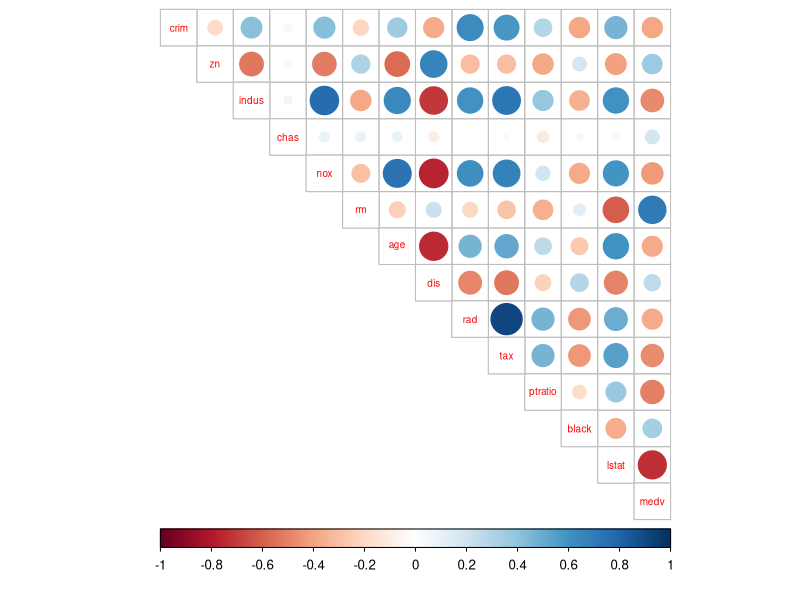
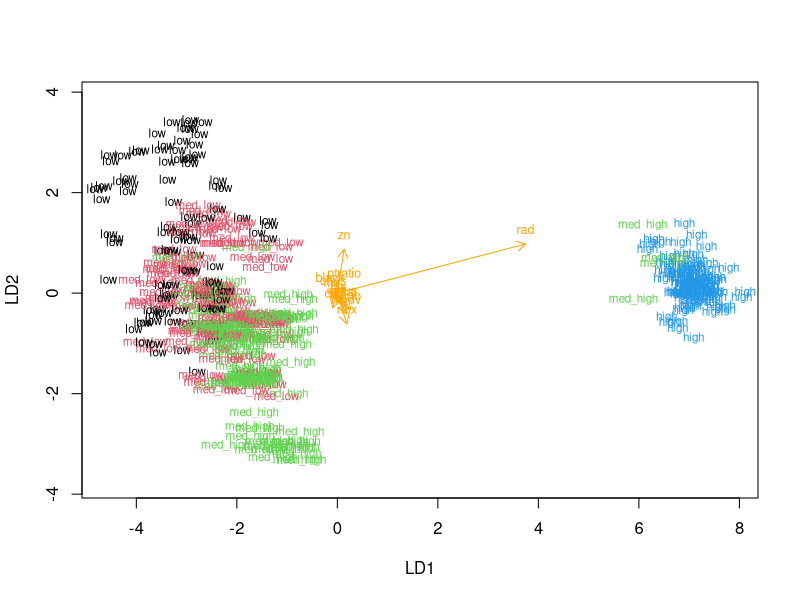
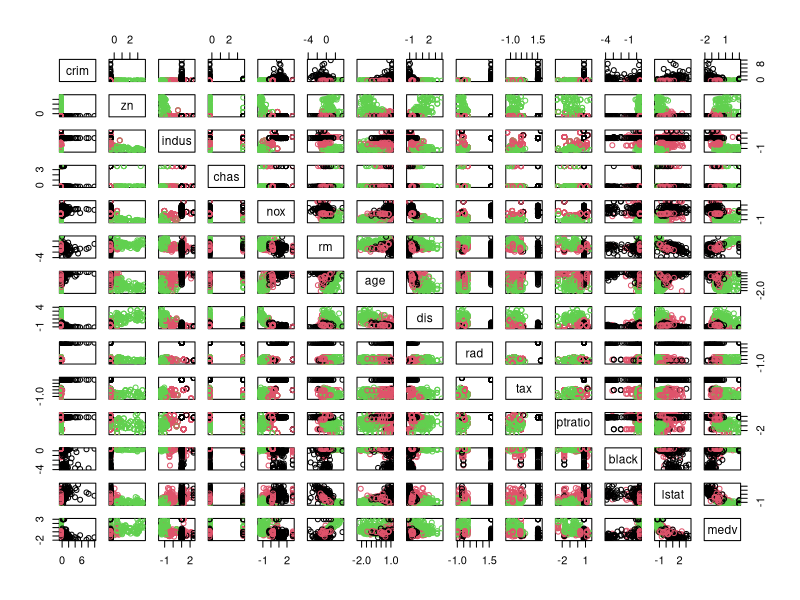
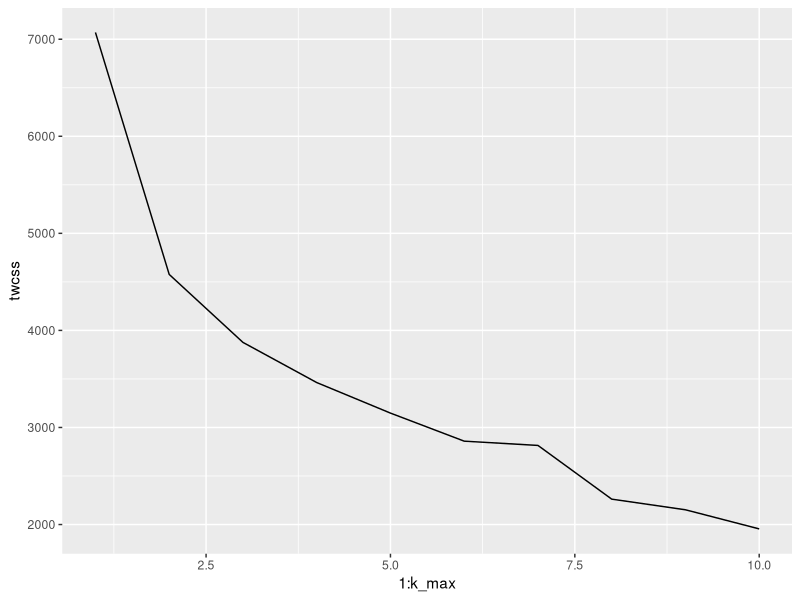
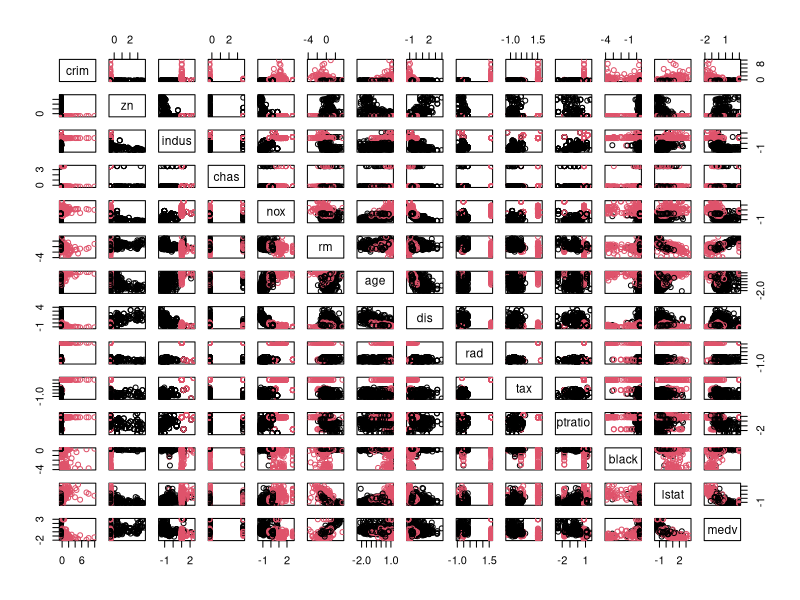

Recreate these plots in R, in order.
## ---- chunk 1
library(dplyr)
library(ggplot2)
library(tidyr)
library(corrplot)
library(MASS)
data("Boston")
str(Boston)
dim(Boston)

## ---- chunk 2

# calculate the correlation matrix and round it
cor_matrix<-cor(Boston) %>% round(digits = 2)

# print the correlation matrix
cor_matrix

# visualize the correlation matrix
corrplot(cor_matrix, method="circle", type="upper", cl.pos="b", tl.pos="d", tl.cex = 0.6)

## ---- chunk 3
# center and standardize variables
boston_scaled <- scale(Boston)

# change the object to data frame
boston_scaled <- as.data.frame(boston_scaled)

# summaries of the scaled variables
summary(boston_scaled)

# class of the boston_scaled object
class(boston_scaled)

# create a quantile vector of crim and print it
bins <- quantile(boston_scaled$crim)
bins

# create a categorical variable 'crime'
crime <- cut(boston_scaled$crim, breaks = bins, include.lowest = TRUE, labels = c("low", "med_low", "med_high", "high"))

# look at the table of the new factor crime
table(crime)

# remove original crim from the dataset
boston_scaled <- dplyr::select(boston_scaled, -crim)

# add the new categorical value to scaled data
boston_scaled <- data.frame(boston_scaled, crime)

# number of rows in the Boston dataset 
n <- nrow(boston_scaled)

# choose randomly 80% of the rows
ind <- sample(n,  size = n * 0.8)

# create train set
train <- boston_scaled[ind,]

# create test set 
test <- boston_scaled[-ind,]

# save the correct classes from test data
correct_classes <- test$crime

# remove the crime variable from test data
test <- dplyr::select(test, -crime)


## ---- chunk 4
# linear discriminant analysis
lda.fit <- lda(crime ~ ., data = train)

# print the lda.fit object
lda.fit

# the function for lda biplot arrows
lda.arrows <- function(x, myscale = 1, arrow_heads = 0.1, color = "orange", tex = 0.75, choices = c(1,2)){
  heads <- coef(x)
  arrows(x0 = 0, y0 = 0, 
         x1 = myscale * heads[,choices[1]], 
         y1 = myscale * heads[,choices[2]], col=color, length = arrow_heads)
  text(myscale * heads[,choices], labels = row.names(heads), 
       cex = tex, col=color, pos=3)
}

# target classes as numeric
classes <- as.numeric(train$crime)

# plot the lda results
plot <- plot(lda.fit, dimen = 2, col = classes, pch = classes)
lda.arrows(lda.fit, myscale = 1)

## ---- chunk 5
# predict classes with test data
lda.pred <- predict(lda.fit, newdata = test)

# cross tabulate the results
table(correct = correct_classes, predicted = lda.pred$class)

## ---- chunk 6
data("Boston")
# center and standardize variables
boston_scaled2 <- scale(Boston)

# summaries of the scaled variables
summary(boston_scaled2)

# class of the boston_scaled object
class(boston_scaled2)

## ---- chunk 7
# euclidean distance matrix
dist_eu <- dist(boston_scaled2)

# look at the summary of the distances
summary(dist_eu)

# manhattan distance matrix
dist_man <- dist(boston_scaled2, method = 'manhattan')

# look at the summary of the distances
summary(dist_man)

## ---- chunk 8
# k-means clustering
km <-kmeans(boston_scaled2, centers = 3)

# plot the Boston dataset with clusters
pairs(boston_scaled2, col = km$cluster)

set.seed(123)

# determine the number of clusters
k_max <- 10

# calculate the total within sum of squares
twcss <- sapply(1:k_max, function(k){kmeans(boston_scaled2, k)$tot.withinss})

# visualize the results
qplot(x = 1:k_max, y = twcss, geom = 'line')

# k-means clustering
km <-kmeans(boston_scaled2, centers = 2)

# plot the Boston dataset with clusters
pairs(boston_scaled2, col = km$cluster)

